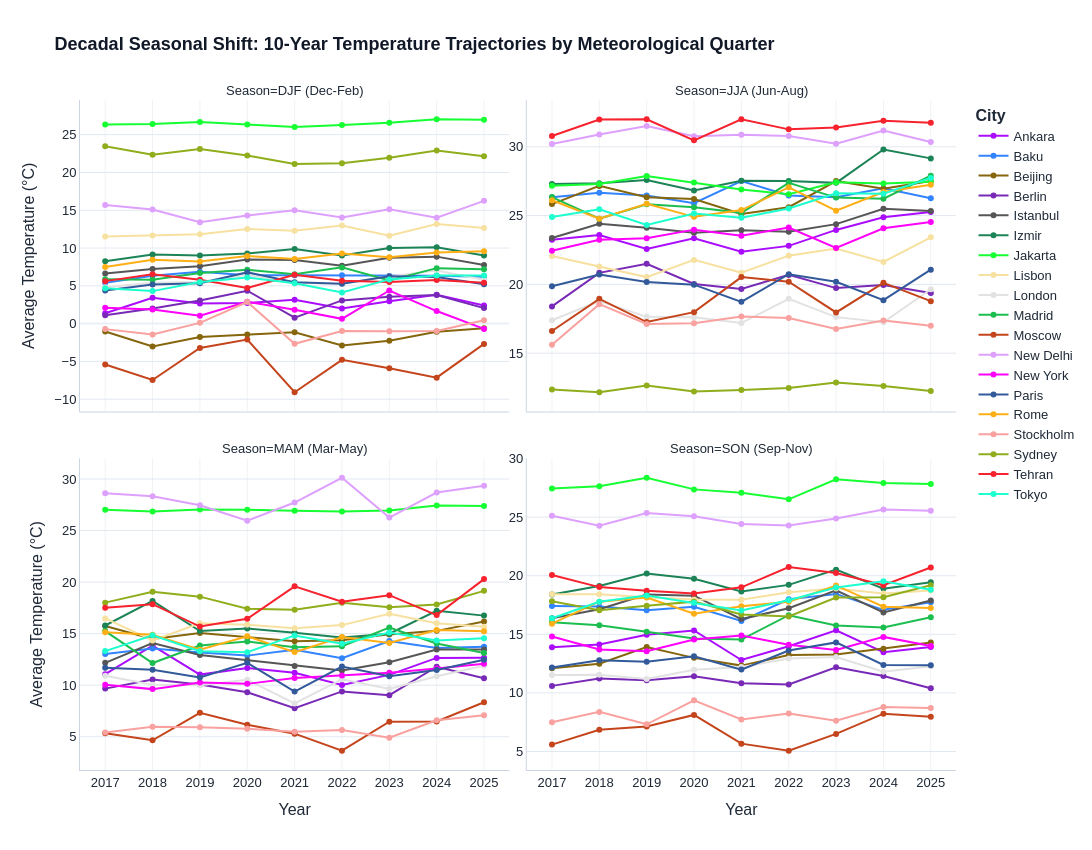

Here is the notebook cell this chart was saved with:
### Code cell
# 2. Render 2x2 Faceted Line Chart in High-Res Light Mode
fig_seasons = px.line(
    df_seasons,
    x="year",
    y="avg_season_temp",
    color="city",
    facet_col="season_group",
    facet_col_wrap=2,
    markers=True,
    title="<b>Decadal Seasonal Shift: 10-Year Temperature Trajectories by Meteorological Quarter</b>",
    labels={
        "year": "Year",
        "avg_season_temp": "Average Temperature (°C)",
        "city": "Metropolis",
        "season_group": "Season"
    },
    color_discrete_sequence=px.colors.qualitative.Alphabet
)

# 3. Refine Layout Typography and Architecture
fig_seasons.update_layout(
    template="plotly_white",
    width=1200,
    height=850,
    font=dict(family="Arial, sans-serif", size=13, color="#1f2937"),
    title_font=dict(size=18, color="#111827"),
    hovermode="x unified",
    legend=dict(
        title="<b>City</b>",
        orientation="v",
        y=1,
        x=1.02,
        bgcolor="rgba(255,255,255,0.8)"
    )
)

# 4. Clean Axes, Gridlines, and Enable Independent Zooming per Season
fig_seasons.update_xaxes(
    tickmode="linear", 
    dtick=1, 
    showgrid=True, 
    gridcolor="#f0f2f5", 
    linecolor="#cbd5e1"
)
fig_seasons.update_yaxes(
    showgrid=True, 
    gridcolor="#e2e8f0", 
    linecolor="#cbd5e1", 
    matches=None,          # Unlinks the axes
    showticklabels=True    # FORCES numbers to appear on the right-side charts
)


# 5. Render with Crisp Vector Configuration and 3x Retina Download Scale
config = {
    "toImageButtonOptions": {"format": "png", "filename": "seasonal_temperature_shift", "scale": 3},
    "responsive": True,
    "scrollZoom": True
}

fig_seasons.show(config=config)
